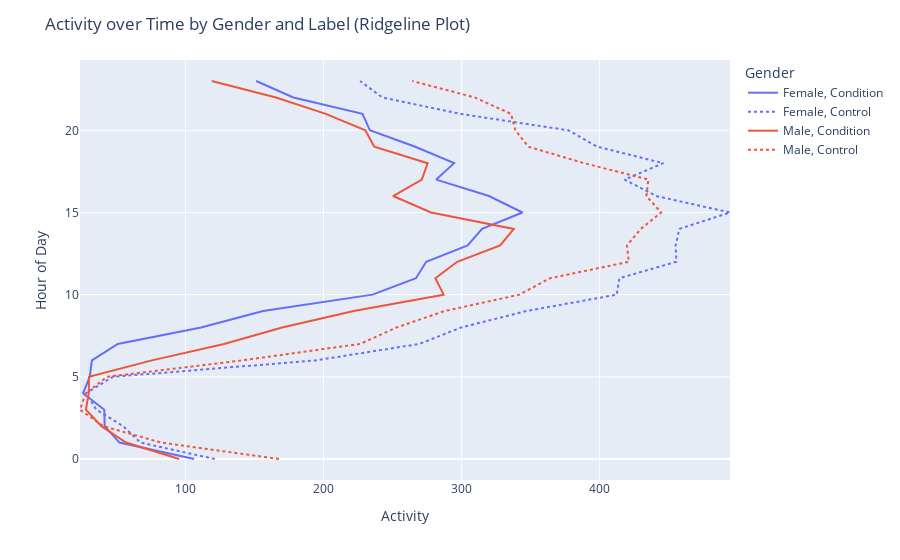

Notebook code for this chart:
### Code cell
import pandas as pd
import plotly.express as px

# group by 'gender_name', 'label_name', and 'hour_of_day'
grouped = df.groupby(['hour_of_day', 'gender_name', 'label_name'])['activity'].mean().reset_index()

# ridgeline plot
fig = px.line(grouped, x='activity', y='hour_of_day', color='gender_name', line_group='label_name', line_shape='linear', line_dash='label_name')

# update the layout
fig.update_layout(
    title='Activity over Time by Gender and Label (Ridgeline Plot)',
    xaxis_title='Activity',
    yaxis_title='Hour of Day',
    legend_title='Gender'
)

# display 
fig.show()

### Figure 1 — Plotly figure (JSON) as saved in the notebook; plotly's stock layout.template omitted (floating-point values rounded to 4 significant figures)
{"data": [{"hovertemplate": "gender_name=Female<br>label_name=Condition<br>activity=%{x}<br>hour_of_day=%{y}<extra></extra>", "legendgroup": "Female, Condition", "line": {"color": "#636efa", "dash": "solid", "shape": "linear"}, "marker": {"symbol": "circle"}, "mode": "lines", "name": "Female, Condition", "orientation": "v", "showlegend": true, "type": "scatter", "x": [106.3, 52.2, 41.46, 41.23, 25.8, 30.67, 32.23, 50.98, 111.3, 156.2, 235.5, 266.9, 274.4, 304.4, 314.8, 344.1, 319.8, 281.6, 294.6, 266.4, 233.5, 228.2, 178.1, 151.2], "xaxis": "x", "y": [0, 1, 2, 3, 4, 5, 6, 7, 8, 9, 10, 11, 12, 13, 14, 15, 16, 17, 18, 19, 20, 21, 22, 23], "yaxis": "y"}, {"hovertemplate": "gender_name=Female<br>label_name=Control<br>activity=%{x}<br>hour_of_day=%{y}<extra></extra>", "legendgroup": "Female, Control", "line": {"color": "#636efa", "dash": "dot", "shape": "linear"}, "marker": {"symbol": "circle"}, "mode": "lines", "name": "Female, Control", "orientation": "v", "showlegend": true, "type": "scatter", "x": [121.2, 67.42, 54.79, 35.51, 27.86, 47.47, 194.3, 269.3, 299.6, 346.8, 412.3, 414.3, 455.5, 455.0, 457.7, 494.4, 441.0, 418.0, 446.1, 398.3, 377.3, 299.0, 242.6, 226.5], "xaxis": "x", "y": [0, 1, 2, 3, 4, 5, 6, 7, 8, 9, 10, 11, 12, 13, 14, 15, 16, 17, 18, 19, 20, 21, 22, 23], "yaxis": "y"}, {"hovertemplate": "gender_name=Male<br>label_name=Condition<br>activity=%{x}<br>hour_of_day=%{y}<extra></extra>", "legendgroup": "Male, Condition", "line": {"color": "#EF553B", "dash": "solid", "shape": "linear"}, "marker": {"symbol": "circle"}, "mode": "lines", "name": "Male, Condition", "orientation": "v", "showlegend": true, "type": "scatter", "x": [95.47, 56.95, 39.08, 27.9, 29.95, 30.12, 75.74, 127.9, 170.0, 221.9, 287.0, 281.0, 296.8, 327.9, 337.8, 277.9, 250.3, 271.2, 275.4, 236.7, 230.3, 201.6, 165.5, 119.0], "xaxis": "x", "y": [0, 1, 2, 3, 4, 5, 6, 7, 8, 9, 10, 11, 12, 13, 14, 15, 16, 17, 18, 19, 20, 21, 22, 23], "yaxis": "y"}, {"hovertemplate": "gender_name=Male<br>label_name=Control<br>activity=%{x}<br>hour_of_day=%{y}<extra></extra>", "legendgroup": "Male, Control", "line": {"color": "#EF553B", "dash": "dot", "shape": "linear"}, "marker": {"symbol": "circle"}, "mode": "lines", "name": "Male, Control", "orientation": "v", "showlegend": true, "type": "scatter", "x": [167.7, 82.25, 40.46, 23.61, 27.76, 43.16, 141.0, 226.4, 252.8, 287.5, 341.9, 364.1, 421.1, 419.8, 429.8, 444.5, 433.8, 435.3, 388.7, 348.3, 339.0, 335.8, 309.4, 264.2], "xaxis": "x", "y": [0, 1, 2, 3, 4, 5, 6, 7, 8, 9, 10, 11, 12, 13, 14, 15, 16, 17, 18, 19, 20, 21, 22, 23], "yaxis": "y"}], "layout": {"legend": {"title": {"text": "Gender"}, "tracegroupgap": 0}, "margin": {"t": 60}, "title": {"text": "Activity over Time by Gender and Label (Ridgeline Plot)"}, "xaxis": {"anchor": "y", "domain": [0, 1], "title": {"text": "Activity"}}, "yaxis": {"anchor": "x", "domain": [0, 1], "title": {"text": "Hour of Day"}}}}
